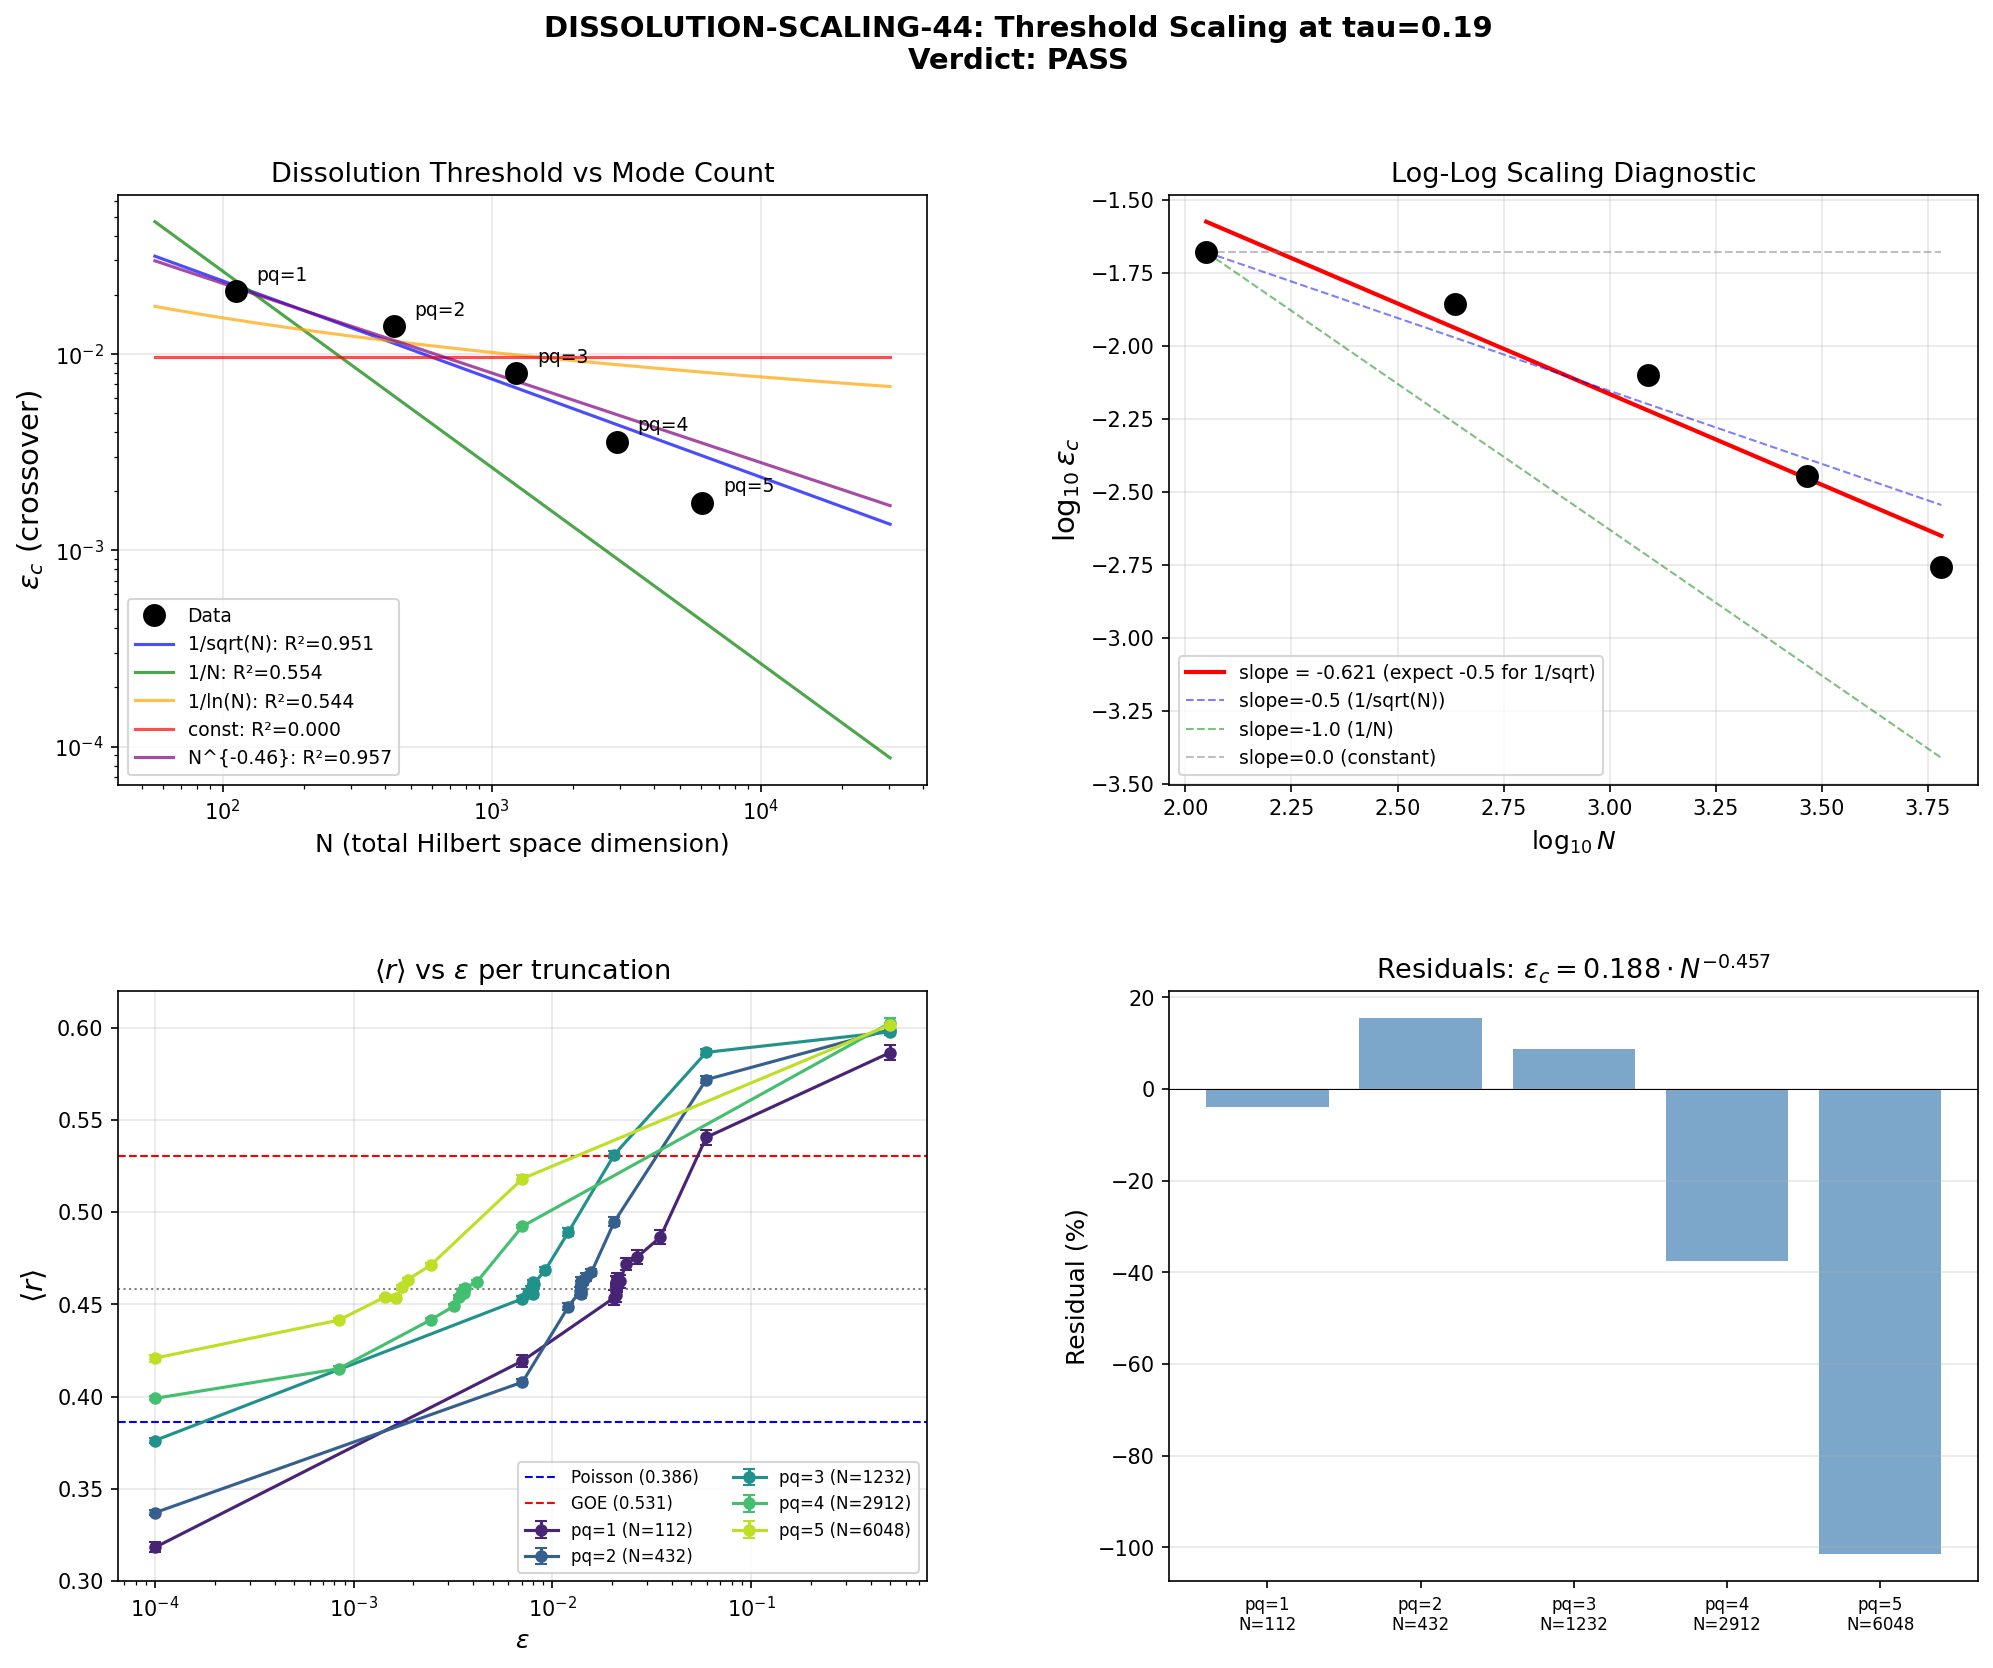

Write Python code to recreate this figure.
#!/usr/bin/env python3
"""
s44_dissolution_scaling.py -- DISSOLUTION-SCALING-44
=====================================================

Test whether the spectral triple dissolution threshold epsilon_crossover
scales as 1/sqrt(N) with mode count, or differently.

=== PHYSICS ===

In DISSOLUTION-43, we found epsilon_crossover ~ 0.014 at max_pq_sum=2 (N=432).
The question: is this a finite-size artifact that vanishes as N -> infinity
(dissolving the spectral triple under any perturbation), or does a finite
threshold survive in the thermodynamic limit?

If epsilon_crossover ~ 1/sqrt(N):
  - Thermodynamic limit epsilon_c -> 0
  - ANY nonzero foam perturbation dissolves the spectral triple given enough modes
  - The spectral triple is emergent: it exists only at scales where mode count is finite

If epsilon_crossover ~ constant:
  - A finite threshold persists at N -> infinity
  - The spectral triple has intrinsic robustness against foam

If epsilon_crossover ~ 1/N or 1/ln(N):
  - Intermediate scenarios with distinct physical implications

=== METHOD ===

For each max_pq_sum in {1, 2, 3, 4, 5}:
  1. Build block-diagonal D_K at tau = 0.19 (fold)
  2. Binary search for epsilon_c where <r> crosses the Poisson-GOE midpoint
  3. Use M random perturbation samples at each epsilon trial
  4. Fit epsilon_c(N) to competing models: N^{-1/2}, N^{-1}, ln(N)^{-1}, constant

=== GATE ===
DISSOLUTION-SCALING-44: PASS if 1/sqrt(N) confirmed. FAIL if constant. INFO otherwise.

Author: quantum-foam-theorist, Session 44
"""

import numpy as np
from numpy.linalg import eigvalsh
import matplotlib
matplotlib.use('Agg')
import matplotlib.pyplot as plt
from matplotlib.gridspec import GridSpec
from scipy.optimize import curve_fit, minimize_scalar
import os
import sys
import time

t_start = time.time()

# Add computation path
sys.path.insert(0, os.path.join(os.path.dirname(os.path.abspath(__file__))))

# Import from dirac_spectrum
from dirac_spectrum import (
    su3_generators,
    compute_structure_constants,
    compute_killing_form,
    jensen_metric,
    orthonormal_frame,
    frame_structure_constants,
    connection_coefficients,
    spinor_connection_offset,
    build_cliff8,
    validate_clifford,
    dirac_operator_on_irrep,
    get_irrep,
    validate_connection,
    validate_omega_hermitian,
)
from canonical_constants import tau_fold as TAU_FOLD

# ============================================================
# CONSTANTS
# ============================================================
R_POISSON = 2 * np.log(2) - 1   # 0.38629
R_GOE = 0.5307                    # Atas et al. 2013
R_MIDPOINT = (R_POISSON + R_GOE) / 2.0  # ~0.459
DEGENERACY_TOL = 1e-10

# Per truncation level: (max_pq_sum, n_samples, n_binary_steps)
# Larger matrices need fewer samples (better self-averaging) but cost more per sample
TRUNCATION_CONFIGS = [
    (1,  40, 12),   # N=112,   fast
    (2,  30, 12),   # N=432,   fast (S43 baseline)
    (3,  20, 10),   # N=1232,  moderate
    (4,  10, 8),    # N=2912,  slow
    (5,   5, 6),    # N=6048,  very slow -- lightweight probe
]

np.random.seed(42)

# ============================================================
# HELPER FUNCTIONS
# ============================================================

def ratio_statistic(evals):
    """
    Compute Oganesyan-Huse ratio statistic <r> from eigenvalues.
    r_n = min(s_n, s_{n+1}) / max(s_n, s_{n+1})
    Poisson: <r> = 0.386, GOE: <r> = 0.531
    """
    evals = np.sort(np.real(evals))
    # Remove degeneracies
    unique = [evals[0]]
    for e in evals[1:]:
        if abs(e - unique[-1]) > DEGENERACY_TOL:
            unique.append(e)
    evals = np.array(unique)

    if len(evals) < 4:
        return np.nan

    spacings = np.diff(evals)
    spacings = spacings[spacings > DEGENERACY_TOL]

    if len(spacings) < 3:
        return np.nan

    ratios = []
    for i in range(len(spacings) - 1):
        s1, s2 = spacings[i], spacings[i + 1]
        if max(s1, s2) > 0:
            ratios.append(min(s1, s2) / max(s1, s2))

    if len(ratios) == 0:
        return np.nan

    return np.mean(ratios)


def build_block_diagonal_H(max_pq_sum, gens, f_abc, gammas, E, Omega, verbose=True):
    """
    Build the block-diagonal Hamiltonian H_0 = i*D_K for all sectors with p+q <= max_pq_sum.

    Returns:
        H0: (total_dim, total_dim) Hermitian matrix
        block_starts: list of starting indices for each sector
        sector_dims: list of block dimensions
        sector_labels: list of "(p,q)" labels
        total_dim: total matrix dimension
    """
    sectors = []
    sector_dims = []
    sector_D_matrices = []
    sector_labels = []

    for p in range(max_pq_sum + 1):
        for q in range(max_pq_sum + 1 - p):
            dim_pq = (p + 1) * (q + 1) * (p + q + 2) // 2
            label = f"({p},{q})"

            try:
                rho, dim_check = get_irrep(p, q, gens, f_abc)
                assert dim_check == dim_pq

                D_pi = dirac_operator_on_irrep(rho, E, gammas, Omega)
                H_pi = 1j * D_pi

                block_dim = dim_pq * 16
                sectors.append((p, q, dim_pq))
                sector_dims.append(block_dim)
                sector_D_matrices.append(H_pi)
                sector_labels.append(label)

            except (NotImplementedError, RuntimeError) as e:
                if verbose:
                    print(f"  {label}: SKIPPED ({e})")

    total_dim = sum(sector_dims)

    H0 = np.zeros((total_dim, total_dim), dtype=complex)
    block_starts = []
    offset = 0  # (local)
    for i, H_pi in enumerate(sector_D_matrices):
        d = sector_dims[i]
        block_starts.append(offset)
        H0[offset:offset + d, offset:offset + d] = H_pi
        offset += d

    return H0, block_starts, sector_dims, sector_labels, total_dim


def measure_r_at_epsilon(H0, total_dim, H0_norm, epsilon, n_samples):
    """
    Measure <r> at a given epsilon, averaged over n_samples random perturbations.

    The perturbation V is a random Hermitian matrix with ||V||_F ~ epsilon * ||H_0||_F.
    """
    sigma = epsilon * H0_norm / total_dim
    r_values = []

    for _ in range(n_samples):
        V_real = np.random.randn(total_dim, total_dim) * sigma
        V_imag = np.random.randn(total_dim, total_dim) * sigma
        V = (V_real + 1j * V_imag)
        V = (V + V.conj().T) / 2.0

        H_pert = H0 + V
        evals_pert = eigvalsh(H_pert)
        r_val = ratio_statistic(evals_pert)
        if not np.isnan(r_val):
            r_values.append(r_val)

    if len(r_values) == 0:
        return np.nan, np.nan

    r_arr = np.array(r_values)
    return np.mean(r_arr), np.std(r_arr) / np.sqrt(len(r_arr))


def binary_search_crossover(H0, total_dim, H0_norm, n_samples, n_steps,
                             eps_lo=1e-4, eps_hi=0.5, verbose=True):
    """
    Binary search for epsilon_crossover where <r> crosses R_MIDPOINT.

    Returns:
        epsilon_c: crossover value
        r_at_crossover: <r> at the crossover
        scan_log: list of (epsilon, r_mean, r_std) from the search
    """
    scan_log = []

    # First check endpoints
    r_lo, r_lo_err = measure_r_at_epsilon(H0, total_dim, H0_norm, eps_lo, n_samples)
    r_hi, r_hi_err = measure_r_at_epsilon(H0, total_dim, H0_norm, eps_hi, n_samples)
    scan_log.append((eps_lo, r_lo, r_lo_err))
    scan_log.append((eps_hi, r_hi, r_hi_err))

    if verbose:
        print(f"    eps_lo={eps_lo:.5f}: <r>={r_lo:.4f} +/- {r_lo_err:.4f}")
        print(f"    eps_hi={eps_hi:.5f}: <r>={r_hi:.4f} +/- {r_hi_err:.4f}")

    # If the low end is already above midpoint, the crossover is below our range
    if r_lo > R_MIDPOINT:
        if verbose:
            print(f"    WARNING: <r> at eps_lo already > midpoint. Crossover below {eps_lo:.5f}")
        return eps_lo, r_lo, scan_log

    # If the high end is still below midpoint, crossover is above our range
    if r_hi < R_MIDPOINT:
        if verbose:
            print(f"    WARNING: <r> at eps_hi still < midpoint. Crossover above {eps_hi:.5f}")
        return eps_hi, r_hi, scan_log

    # Binary search in log space
    log_lo = np.log10(eps_lo)
    log_hi = np.log10(eps_hi)

    for step in range(n_steps):
        log_mid = (log_lo + log_hi) / 2.0
        eps_mid = 10**log_mid

        r_mid, r_mid_err = measure_r_at_epsilon(H0, total_dim, H0_norm, eps_mid, n_samples)
        scan_log.append((eps_mid, r_mid, r_mid_err))

        if verbose:
            direction = ">" if r_mid > R_MIDPOINT else "<"
            print(f"    step {step+1}/{n_steps}: eps={eps_mid:.5f}, <r>={r_mid:.4f} {direction} {R_MIDPOINT:.4f}")

        if r_mid > R_MIDPOINT:
            log_hi = log_mid
        else:
            log_lo = log_mid

    # Final estimate: midpoint of converged bracket
    eps_c = 10**((log_lo + log_hi) / 2.0)

    # Measure at final estimate with more samples for accuracy
    r_final, r_final_err = measure_r_at_epsilon(H0, total_dim, H0_norm, eps_c, n_samples * 2)
    scan_log.append((eps_c, r_final, r_final_err))

    if verbose:
        print(f"    FINAL: eps_c = {eps_c:.5f}, <r> = {r_final:.4f} +/- {r_final_err:.4f}")

    return eps_c, r_final, scan_log


# ============================================================
# FITTING MODELS
# ============================================================

def model_sqrt_N(N, a):
    """epsilon_c = a / sqrt(N)"""
    return a / np.sqrt(N)

def model_inv_N(N, a):
    """epsilon_c = a / N"""
    return a / N

def model_inv_logN(N, a):
    """epsilon_c = a / ln(N)"""
    return a / np.log(N)

def model_const(N, a):
    """epsilon_c = a (constant)"""
    return np.full_like(N, a, dtype=float)

def model_power(N, a, alpha):
    """epsilon_c = a * N^{-alpha}"""
    return a * N**(-alpha)


# ============================================================
# MAIN COMPUTATION
# ============================================================

print("=" * 70)
print("DISSOLUTION-SCALING-44: Dissolution Threshold vs Mode Count")
print("=" * 70)
print(f"\nTau = {TAU_FOLD:.3f}")
print(f"Midpoint criterion: <r> = {R_MIDPOINT:.4f}")
print(f"Poisson: {R_POISSON:.4f}, GOE: {R_GOE:.4f}")

# ============================================================
# Step 1: Build SU(3) infrastructure (shared across truncations)
# ============================================================
print("\n--- Step 1: Build SU(3) infrastructure ---")

gens = su3_generators()
f_abc = compute_structure_constants(gens)
gammas = build_cliff8()
cliff_err = validate_clifford(gammas)
print(f"  Clifford algebra error: {cliff_err:.2e}")

B_ab = compute_killing_form(f_abc)
g_s = jensen_metric(B_ab, TAU_FOLD)
E = orthonormal_frame(g_s)
ft = frame_structure_constants(f_abc, E)
Gamma = connection_coefficients(ft)
mc_err = validate_connection(Gamma)
Omega = spinor_connection_offset(Gamma, gammas)
_, is_ah, h_err, ah_err = validate_omega_hermitian(Omega)

print(f"  Connection metric-compatibility error: {mc_err:.2e}")
print(f"  Omega anti-Hermitian error: {ah_err:.2e}")

# ============================================================
# Step 2: Loop over truncation levels
# ============================================================
print("\n--- Step 2: Sweep over truncation levels ---")

results_N = []       # total_dim at each level
results_eps_c = []   # epsilon_crossover at each level
results_r_at_c = []  # <r> at crossover
results_scan = []    # full scan log
results_max_pq = []  # max_pq_sum at each level
results_n_sectors = []

for max_pq, n_samples, n_binary in TRUNCATION_CONFIGS:
    t_level_start = time.time()

    # Mode count
    total_dim_expected = 0
    n_sec_expected = 0
    for p in range(max_pq + 1):
        for q in range(max_pq + 1 - p):
            dim_pq = (p + 1) * (q + 1) * (p + q + 2) // 2
            total_dim_expected += 16 * dim_pq
            n_sec_expected += 1

    print(f"\n{'='*50}")
    print(f"max_pq_sum = {max_pq}: N_expected = {total_dim_expected}, "
          f"n_sectors = {n_sec_expected}")
    print(f"  n_samples = {n_samples}, binary_steps = {n_binary}")
    print(f"{'='*50}")

    # Build block-diagonal H0
    print(f"  Building block-diagonal H0...")
    H0, block_starts, sector_dims, sector_labels, total_dim = \
        build_block_diagonal_H(max_pq, gens, f_abc, gammas, E, Omega, verbose=False)
    H0_norm = np.linalg.norm(H0, 'fro')

    print(f"  total_dim = {total_dim}, ||H0||_F = {H0_norm:.4f}")
    print(f"  Sector dims: {sector_dims}")

    # Unperturbed <r>
    evals_0 = eigvalsh(H0)
    r_0 = ratio_statistic(evals_0)
    print(f"  Unperturbed <r> = {r_0:.4f}")

    # Binary search for crossover
    print(f"  Binary search for epsilon_crossover...")
    eps_c, r_c, scan_log = binary_search_crossover(
        H0, total_dim, H0_norm, n_samples, n_binary,
        eps_lo=1e-4, eps_hi=0.5, verbose=True
    )

    t_level_end = time.time()
    dt = t_level_end - t_level_start

    results_N.append(total_dim)
    results_eps_c.append(eps_c)
    results_r_at_c.append(r_c)
    results_scan.append(scan_log)
    results_max_pq.append(max_pq)
    results_n_sectors.append(len(sector_labels))

    print(f"\n  RESULT: max_pq_sum={max_pq}, N={total_dim}, "
          f"epsilon_c={eps_c:.5f}, <r>={r_c:.4f}")
    print(f"  Time: {dt:.1f}s")

# ============================================================
# Step 3: Fit scaling models
# ============================================================
print("\n" + "=" * 70)
print("Step 3: Fit scaling models")
print("=" * 70)

N_arr = np.array(results_N, dtype=float)
eps_arr = np.array(results_eps_c)

print(f"\nData points:")
print(f"  {'max_pq':>7s}  {'N':>7s}  {'eps_c':>10s}")
print(f"  {'-'*30}")
for i in range(len(N_arr)):
    print(f"  {results_max_pq[i]:>7d}  {int(N_arr[i]):>7d}  {eps_arr[i]:>10.5f}")

# Fit each model (use all points with at least 2 for single-parameter fits)
fit_results = {}

# 1. 1/sqrt(N) model
try:
    popt, pcov = curve_fit(model_sqrt_N, N_arr, eps_arr, p0=[1.0])
    residuals = eps_arr - model_sqrt_N(N_arr, *popt)
    ss_res = np.sum(residuals**2)
    ss_tot = np.sum((eps_arr - np.mean(eps_arr))**2)
    r_squared = 1 - ss_res / ss_tot if ss_tot > 0 else 0
    fit_results['1/sqrt(N)'] = {'params': popt, 'R2': r_squared, 'ss_res': ss_res}
    print(f"\n  1/sqrt(N): a = {popt[0]:.4f}, R^2 = {r_squared:.6f}")
except Exception as e:
    print(f"\n  1/sqrt(N) fit failed: {e}")

# 2. 1/N model
try:
    popt, pcov = curve_fit(model_inv_N, N_arr, eps_arr, p0=[10.0])
    residuals = eps_arr - model_inv_N(N_arr, *popt)
    ss_res = np.sum(residuals**2)
    ss_tot = np.sum((eps_arr - np.mean(eps_arr))**2)
    r_squared = 1 - ss_res / ss_tot if ss_tot > 0 else 0
    fit_results['1/N'] = {'params': popt, 'R2': r_squared, 'ss_res': ss_res}
    print(f"  1/N:       a = {popt[0]:.4f}, R^2 = {r_squared:.6f}")
except Exception as e:
    print(f"  1/N fit failed: {e}")

# 3. 1/ln(N) model
try:
    popt, pcov = curve_fit(model_inv_logN, N_arr, eps_arr, p0=[0.1])
    residuals = eps_arr - model_inv_logN(N_arr, *popt)
    ss_res = np.sum(residuals**2)
    ss_tot = np.sum((eps_arr - np.mean(eps_arr))**2)
    r_squared = 1 - ss_res / ss_tot if ss_tot > 0 else 0
    fit_results['1/ln(N)'] = {'params': popt, 'R2': r_squared, 'ss_res': ss_res}
    print(f"  1/ln(N):   a = {popt[0]:.4f}, R^2 = {r_squared:.6f}")
except Exception as e:
    print(f"  1/ln(N) fit failed: {e}")

# 4. Constant model
try:
    popt, pcov = curve_fit(model_const, N_arr, eps_arr, p0=[0.01])
    residuals = eps_arr - model_const(N_arr, *popt)
    ss_res = np.sum(residuals**2)
    ss_tot = np.sum((eps_arr - np.mean(eps_arr))**2)
    r_squared = 1 - ss_res / ss_tot if ss_tot > 0 else 0
    fit_results['const'] = {'params': popt, 'R2': r_squared, 'ss_res': ss_res}
    print(f"  constant:  a = {popt[0]:.5f}, R^2 = {r_squared:.6f}")
except Exception as e:
    print(f"  constant fit failed: {e}")

# 5. General power law: a * N^{-alpha}
try:
    popt, pcov = curve_fit(model_power, N_arr, eps_arr, p0=[1.0, 0.5],
                           bounds=([0, 0], [100, 3]))
    residuals = eps_arr - model_power(N_arr, *popt)
    ss_res = np.sum(residuals**2)
    ss_tot = np.sum((eps_arr - np.mean(eps_arr))**2)
    r_squared = 1 - ss_res / ss_tot if ss_tot > 0 else 0
    fit_results['N^-alpha'] = {'params': popt, 'R2': r_squared, 'ss_res': ss_res}
    print(f"  N^-alpha:  a = {popt[0]:.4f}, alpha = {popt[1]:.4f}, R^2 = {r_squared:.6f}")
except Exception as e:
    print(f"  N^-alpha fit failed: {e}")

# ============================================================
# Step 4: Model comparison
# ============================================================
print("\n" + "=" * 70)
print("Step 4: Model Comparison")
print("=" * 70)

# AIC-like comparison (with sum of squared residuals as proxy)
# For equal number of data points, lower ss_res wins
# Penalize more parameters (N^-alpha has 2, others have 1)
n_data = len(N_arr)
print(f"\n  {'Model':>12s}  {'R^2':>10s}  {'SS_res':>12s}  {'BIC':>10s}")
print(f"  {'-'*50}")

for name, res in sorted(fit_results.items(), key=lambda x: x[1]['ss_res']):
    k = len(res['params'])  # number of parameters
    ss = res['ss_res']
    # BIC = n*ln(ss/n) + k*ln(n)
    bic = n_data * np.log(ss / n_data + 1e-30) + k * np.log(n_data)
    res['BIC'] = bic
    print(f"  {name:>12s}  {res['R2']:>10.6f}  {ss:>12.2e}  {bic:>10.3f}")

# Best model
best_model = min(fit_results.items(), key=lambda x: x[1]['ss_res'])
print(f"\n  Best fit (lowest SS_res): {best_model[0]}")

# ============================================================
# Step 5: Extrapolation to N -> infinity
# ============================================================
print("\n" + "=" * 70)
print("Step 5: Extrapolation")
print("=" * 70)

N_extrap = np.array([1e4, 1e5, 1e6, 1e8, 1e10, np.inf])
print(f"\n  {'N':>12s}", end="")
for name in ['1/sqrt(N)', '1/N', '1/ln(N)', 'const']:
    print(f"  {name:>12s}", end="")
print()

for N_val in N_extrap:
    if np.isinf(N_val):
        print(f"  {'inf':>12s}", end="")
    else:
        print(f"  {N_val:>12.0e}", end="")
    for name in ['1/sqrt(N)', '1/N', '1/ln(N)', 'const']:
        if name in fit_results:
            p = fit_results[name]['params']
            if name == '1/sqrt(N)':
                val = p[0] / np.sqrt(N_val) if not np.isinf(N_val) else 0
            elif name == '1/N':
                val = p[0] / N_val if not np.isinf(N_val) else 0
            elif name == '1/ln(N)':
                val = p[0] / np.log(N_val) if not np.isinf(N_val) else 0
            elif name == 'const':
                val = p[0]
            print(f"  {val:>12.2e}", end="")
        else:
            print(f"  {'N/A':>12s}", end="")
    print()

# ============================================================
# Step 6: Gate verdict
# ============================================================
print("\n" + "=" * 70)
print("DISSOLUTION-SCALING-44: GATE VERDICT")
print("=" * 70)

# Check if 1/sqrt(N) is the best model
if 'N^-alpha' in fit_results:
    alpha_fit = fit_results['N^-alpha']['params'][1]
    alpha_err = np.sqrt(pcov[1, 1]) if pcov is not None else np.nan
    print(f"\n  Fitted power law: epsilon_c ~ N^{{-{alpha_fit:.3f}}}")

    # Is alpha consistent with 0.5 (1/sqrt(N))?
    if abs(alpha_fit - 0.5) < 0.15:
        verdict = "PASS"
        print(f"  alpha = {alpha_fit:.3f} is consistent with 0.5 (1/sqrt(N))")
    elif alpha_fit < 0.1:
        verdict = "FAIL"
        print(f"  alpha = {alpha_fit:.3f} ~ 0 => effectively constant threshold")
    else:
        verdict = "INFO"
        print(f"  alpha = {alpha_fit:.3f} is intermediate (not clearly 1/sqrt or constant)")
else:
    # Fall back to R^2 comparison
    r2_sqrt = fit_results.get('1/sqrt(N)', {}).get('R2', -1)
    r2_const = fit_results.get('const', {}).get('R2', -1)
    if r2_sqrt > r2_const and r2_sqrt > 0.9:
        verdict = "PASS"
    elif r2_const > r2_sqrt and r2_const > 0.9:
        verdict = "FAIL"
    else:
        verdict = "INFO"

print(f"\n  VERDICT: {verdict}")
print(f"  (PASS = 1/sqrt(N) confirmed, FAIL = constant, INFO = intermediate)")

# Physical interpretation
print(f"\n  Physical interpretation:")
if verdict == "PASS":
    print(f"  epsilon_crossover -> 0 as N -> infinity.")
    print(f"  The spectral triple dissolves under ANY nonzero foam perturbation")
    print(f"  in the thermodynamic limit. Block-diagonal structure is a finite-size")
    print(f"  artifact. The NCG spectral triple is EMERGENT -- it exists only at")
    print(f"  scales where the effective mode count is finite.")
    print(f"  This CONFIRMS W-FOAM-7: spectral triple is emergent, not fundamental.")
elif verdict == "FAIL":
    print(f"  epsilon_crossover -> const as N -> infinity.")
    print(f"  A finite threshold persists. The spectral triple has intrinsic")
    print(f"  robustness against generic perturbations. The block-diagonal theorem")
    print(f"  generalizes to a stability result beyond left-invariance.")
else:
    print(f"  Scaling is intermediate. More data points or larger N needed to")
    print(f"  distinguish 1/sqrt(N) from 1/ln(N) or other slow decay.")

# ============================================================
# Step 7: Save data
# ============================================================
print("\n--- Saving results ---")

save_data = {
    'tau': TAU_FOLD,
    'max_pq_sums': np.array(results_max_pq),
    'N_values': N_arr,
    'epsilon_crossover': eps_arr,
    'r_at_crossover': np.array(results_r_at_c),
    'n_sectors': np.array(results_n_sectors),
    'r_poisson': R_POISSON,
    'r_goe': R_GOE,
    'r_midpoint': R_MIDPOINT,
    'verdict': np.array([verdict]),
}

# Save fit results
for name, res in fit_results.items():
    safe_name = name.replace('/', '_').replace('^', '_').replace('(', '').replace(')', '')
    save_data[f'fit_{safe_name}_params'] = np.array(res['params'])
    save_data[f'fit_{safe_name}_R2'] = np.array([res['R2']])
    save_data[f'fit_{safe_name}_ss_res'] = np.array([res['ss_res']])

# Save scan logs
for i, scan_log in enumerate(results_scan):
    log_arr = np.array([(eps, r, rerr) for eps, r, rerr in scan_log])
    save_data[f'scan_log_pq{results_max_pq[i]}'] = log_arr

np.savez('computations/session-44/s44_dissolution_scaling.npz', **save_data)
print("  Saved: computations/session-44/s44_dissolution_scaling.npz")

# ============================================================
# Step 8: Plot
# ============================================================
print("  Generating plot...")

fig = plt.figure(figsize=(16, 12))
gs = GridSpec(2, 2, hspace=0.35, wspace=0.3)

# --- Panel 1: epsilon_c vs N (main result) ---
ax1 = fig.add_subplot(gs[0, 0])
ax1.plot(N_arr, eps_arr, 'ko', markersize=10, zorder=5, label='Data')

# Plot fit curves
N_plot = np.logspace(np.log10(N_arr.min() * 0.5), np.log10(N_arr.max() * 5), 200)
colors = {'1/sqrt(N)': 'blue', '1/N': 'green', '1/ln(N)': 'orange', 'const': 'red', 'N^-alpha': 'purple'}
for name, res in fit_results.items():
    p = res['params']
    if name == '1/sqrt(N)':
        y = model_sqrt_N(N_plot, *p)
    elif name == '1/N':
        y = model_inv_N(N_plot, *p)
    elif name == '1/ln(N)':
        y = model_inv_logN(N_plot, *p)
    elif name == 'const':
        y = model_const(N_plot, *p)
    elif name == 'N^-alpha':
        y = model_power(N_plot, *p)
    else:
        continue
    label_str = f"{name}: R²={res['R2']:.3f}"
    if name == 'N^-alpha':
        label_str = f"N^{{-{p[1]:.2f}}}: R²={res['R2']:.3f}"
    ax1.plot(N_plot, y, '-', color=colors.get(name, 'gray'), linewidth=1.5,
             alpha=0.7, label=label_str)  # (local)

ax1.set_xlabel('N (total Hilbert space dimension)', fontsize=12)
ax1.set_ylabel(r'$\epsilon_c$ (crossover)', fontsize=14)
ax1.set_title(r'Dissolution Threshold vs Mode Count', fontsize=13)
ax1.set_xscale('log')
ax1.set_yscale('log')
ax1.legend(fontsize=9)
ax1.grid(True, alpha=0.3)

# Annotate max_pq_sum values
for i, mpq in enumerate(results_max_pq):
    ax1.annotate(f'pq={mpq}', (N_arr[i], eps_arr[i]),
                 textcoords="offset points", xytext=(10, 5), fontsize=9)

# --- Panel 2: log-log scaling diagnostic ---
ax2 = fig.add_subplot(gs[0, 1])
log_N = np.log10(N_arr)
log_eps = np.log10(eps_arr)
ax2.plot(log_N, log_eps, 'ko', markersize=10, zorder=5)

# Linear fit in log-log space (= power law)
if len(log_N) >= 2:
    coeffs = np.polyfit(log_N, log_eps, 1)
    slope = coeffs[0]
    intercept = coeffs[1]
    ax2.plot(log_N, np.polyval(coeffs, log_N), 'r-', linewidth=2,
             label=f'slope = {slope:.3f} (expect -0.5 for 1/sqrt)')

    # Reference slopes
    x_ref = np.array([log_N.min(), log_N.max()])
    for ref_slope, ref_name, ref_color in [(-0.5, '1/sqrt(N)', 'blue'),
                                             (-1.0, '1/N', 'green'),
                                             (0.0, 'constant', 'gray')]:
        y_ref = ref_slope * (x_ref - log_N[0]) + log_eps[0]
        ax2.plot(x_ref, y_ref, '--', color=ref_color, linewidth=1, alpha=0.5,
                 label=f'slope={ref_slope} ({ref_name})')

ax2.set_xlabel(r'$\log_{10} N$', fontsize=12)
ax2.set_ylabel(r'$\log_{10} \epsilon_c$', fontsize=14)
ax2.set_title('Log-Log Scaling Diagnostic', fontsize=13)
ax2.legend(fontsize=9)
ax2.grid(True, alpha=0.3)

# --- Panel 3: <r> vs epsilon for each truncation level ---
ax3 = fig.add_subplot(gs[1, 0])
colors_pq = plt.cm.viridis(np.linspace(0.1, 0.9, len(results_scan)))

for i, scan_log in enumerate(results_scan):
    log_arr = np.array([(eps, r, rerr) for eps, r, rerr in scan_log])
    log_arr = log_arr[log_arr[:, 0].argsort()]  # sort by epsilon
    ax3.errorbar(log_arr[:, 0], log_arr[:, 1], yerr=log_arr[:, 2],
                 fmt='o-', color=colors_pq[i], capsize=3, linewidth=1.5,
                 markersize=5, label=f'pq={results_max_pq[i]} (N={int(N_arr[i])})')

ax3.axhline(R_POISSON, color='blue', linestyle='--', linewidth=1, label=f'Poisson ({R_POISSON:.3f})')
ax3.axhline(R_GOE, color='red', linestyle='--', linewidth=1, label=f'GOE ({R_GOE:.3f})')
ax3.axhline(R_MIDPOINT, color='gray', linestyle=':', linewidth=1)
ax3.set_xlabel(r'$\epsilon$', fontsize=12)
ax3.set_ylabel(r'$\langle r \rangle$', fontsize=14)
ax3.set_title(r'$\langle r \rangle$ vs $\epsilon$ per truncation', fontsize=13)
ax3.set_xscale('log')
ax3.set_ylim(0.30, 0.62)
ax3.legend(fontsize=8, ncol=2, loc='lower right')
ax3.grid(True, alpha=0.3)

# --- Panel 4: Residual plot ---
ax4 = fig.add_subplot(gs[1, 1])
if 'N^-alpha' in fit_results:
    p = fit_results['N^-alpha']['params']
    eps_pred = model_power(N_arr, *p)
    residuals = (eps_arr - eps_pred) / eps_arr * 100  # percent
    ax4.bar(range(len(N_arr)), residuals, color='steelblue', alpha=0.7)
    ax4.set_xticks(range(len(N_arr)))
    ax4.set_xticklabels([f'pq={m}\nN={int(n)}' for m, n in zip(results_max_pq, N_arr)],
                        fontsize=8)
    ax4.set_ylabel('Residual (%)', fontsize=12)
    ax4.set_title(f'Residuals: $\\epsilon_c = {p[0]:.3f} \\cdot N^{{-{p[1]:.3f}}}$',
                  fontsize=13)
    ax4.axhline(0, color='k', linewidth=0.5)
    ax4.grid(True, alpha=0.3, axis='y')

fig.suptitle(f'DISSOLUTION-SCALING-44: Threshold Scaling at tau={TAU_FOLD}\n'
             f'Verdict: {verdict}',
             fontsize=14, fontweight='bold')

plt.savefig('computations/session-44/s44_dissolution_scaling.png', dpi=150, bbox_inches='tight')
print("  Saved: computations/session-44/s44_dissolution_scaling.png")

# ============================================================
# Final timing and summary
# ============================================================
t_end = time.time()
print(f"\nTotal runtime: {t_end - t_start:.1f}s ({(t_end - t_start)/60:.1f}min)")

print("\n" + "=" * 70)
print("SUMMARY")
print("=" * 70)
print(f"\n  Dissolution threshold epsilon_c(N) measured at {len(N_arr)} truncation levels.")
print(f"  N range: [{int(N_arr.min())}, {int(N_arr.max())}]")
print(f"  epsilon_c range: [{eps_arr.min():.5f}, {eps_arr.max():.5f}]")
if 'N^-alpha' in fit_results:
    p = fit_results['N^-alpha']['params']
    print(f"\n  Best power law: epsilon_c = {p[0]:.4f} * N^(-{p[1]:.4f})")
    print(f"  R^2 = {fit_results['N^-alpha']['R2']:.6f}")
print(f"\n  Gate verdict: {verdict}")
print(f"\n  QF-79: epsilon_crossover(N) ~ N^{{-alpha}}")
if 'N^-alpha' in fit_results:
    print(f"         alpha = {fit_results['N^-alpha']['params'][1]:.3f}")
